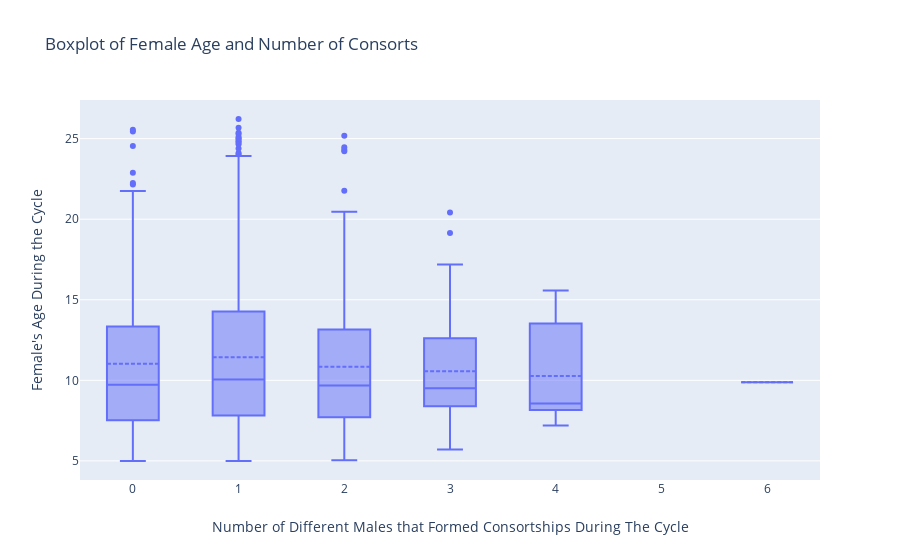
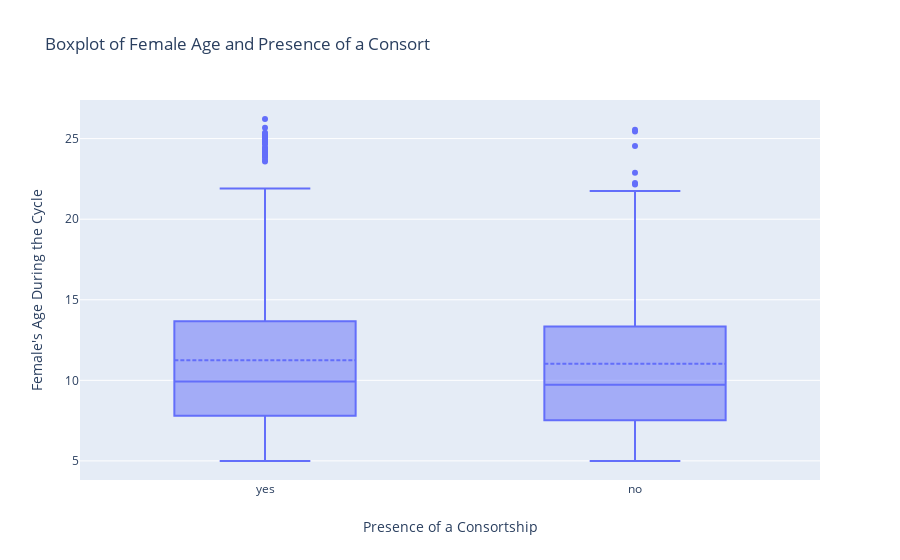

The notebook cell these images were saved under, in order:
### Markdown cell above
### Does female age influence the number of consorts she has during her cycle?
The original dataset included female age and a transformed value. The transformation took into account the ages where female baboons were most fertile (~14), creating values between 0 and -1. This visualization was not that useful. The transformed age added a layer of obscurity to the meaning of the data. It also assigned negative values regarless of whether the female was above or below the most fertile age, creating a heavy skew and a loss of information. We used the untransformed values of female age.

### Code cell
#plot of # of consortships to female age
propByConsortfig3 = go.Figure()
propByConsortfig3.add_trace(go.Box(y=propByConsort["female_age"], x=propByConsort["num_consort"], boxmean=True))
propByConsortfig3.update_layout(
    title=go.layout.Title(text="Boxplot of Female Age and Number of Consorts"),
    xaxis=go.layout.XAxis(title=go.layout.xaxis.Title(text="Number of Different Males that Formed Consortships During The Cycle")),
    yaxis=go.layout.YAxis(title=go.layout.yaxis.Title(text="Female's Age During the Cycle"))
    )
propByConsortfig3.show()

#plot of presence of consortship to female age
propByConsortfig4 = go.Figure()
propByConsortfig4.add_trace(go.Box(y=propByConsort["female_age"], x=propByConsort["consort_presence"], boxmean=True))
propByConsortfig4.update_layout(
    title=go.layout.Title(text="Boxplot of Female Age and Presence of a Consort"),
    xaxis=go.layout.XAxis(title=go.layout.xaxis.Title(text="Presence of a Consortship")),
    yaxis=go.layout.YAxis(title=go.layout.yaxis.Title(text="Female's Age During the Cycle"))
    )
propByConsortfig4.show()

### Figure 1 — Plotly figure (JSON) as saved in the notebook; plotly's stock layout.template omitted (floating-point values rounded to 4 significant figures; data arrays with more than 128 entries replaced by an {"elided": "..."} marker saying what was removed)
{"data": [{"boxmean": true, "type": "box", "x": {"elided": "1601 int values"}, "y": {"elided": "1601 float values"}}], "layout": {"title": {"text": "Boxplot of Female Age and Number of Consorts"}, "xaxis": {"title": {"text": "Number of Different Males that Formed Consortships During The Cycle"}}, "yaxis": {"title": {"text": "Female's Age During the Cycle"}}}}

### Figure 2 — Plotly figure (JSON) as saved in the notebook; plotly's stock layout.template omitted (floating-point values rounded to 4 significant figures; data arrays with more than 128 entries replaced by an {"elided": "..."} marker saying what was removed)
{"data": [{"boxmean": true, "type": "box", "x": {"elided": "1601 str values"}, "y": {"elided": "1601 float values"}}], "layout": {"title": {"text": "Boxplot of Female Age and Presence of a Consort"}, "xaxis": {"title": {"text": "Presence of a Consortship"}}, "yaxis": {"title": {"text": "Female's Age During the Cycle"}}}}
